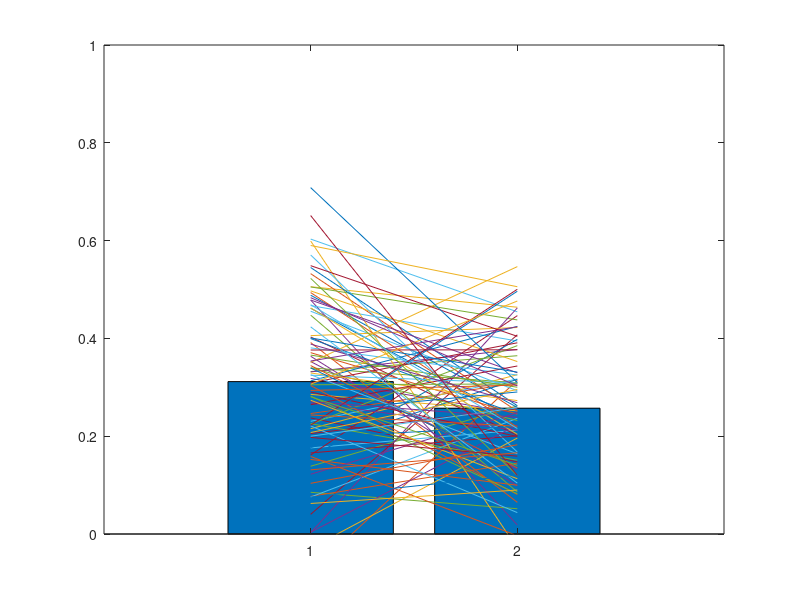

Source code (MATLAB):
% This code was used to generate the results shown in a paper by Staudigl & Hanslmayr
% (submitted to JoCN) entitled "Reactivation of neural patterns during memory reinstatement supports encoding specificity"
%
% The code contains a simple memory model to simulate the effects of sensory pattern reactivation on
% memory; This model is a modified version of a related model published in
% Staudigl, T., Vollmar, C., Noachtar, S., & Hanslmayr, S. (2015). Temporal-pattern similarity analysis reveals the beneficial and detrimental effects of context reinstatement on human memory. J Neurosci, 35(13), 5373-5384.
%

%% Generate Patterns for items;

nitems=100;

for n=1:nitems;
    xi=randperm(12);% Generate item (semantic) pattern 
    xsa=randperm(6);% Generate sensory pattern for auditory
    xsv=randperm(6);% Generate sensory patternf for visual
    ii = xi(1:3);
    sia = xsa(1:3);
    siv = xsv(1:3);
    templi = zeros(3,4);
    templsa = zeros(3,2);
    templsv = zeros(3,2);
    templi(ii)=1;
    templsa(sia)=1;
    templsv(siv)=1;
    items_sem(:,:,n) = templi; % Semantic pattern
    items_sensa(:,:,n) = templsa; % Sensory pattern (auditory)
    items_sensv(:,:,n) = templsv; % Sensory pattern (visual)
end

%% Investigate the effects of sensory memory reactivation

cond = 2;% controls whether match or mismatch condition is simulated; set to 1 for match, and 2 for mismatch
basenoise=10;% controls strength of baseline on reactivation patterns; Works best with values [1 ... 10]

% Strength of sensory reactivation - if value is high, encoded sensory patterns are restored with higher fidelity than if value is low
reactvex=[1 10];

% shuffle sensory patterns to create a mismatch between input and 
% reactivation pattern; This is done for mismatch only!
shuff=randperm(nitems); 

for l=1:length(reactvex);  % loop over reactivation strengths
    react=reactvex(l);
    for k=1:nitems;% loop over trials (number of items)
        templi=rand(3,4).*(basenoise/10);% empty template pattern containing just noise (to get away from ceiling)
        Csem=items_sem(:,:,k);% get semantic (item) input
        % get reactivated semantic item, which always overlaps with input pattern
        ritem=Csem;
        iic=find(Csem);% find activated subunits in input item pattern
        iir=find(ritem);% find activated subunits in reactivated item pattern 

        % Generate reactivated semantic (item) pattern with a little bit of noise
        Rsem=templi;
        Rsem(iic)=1;
       
        % Same procedure for auditory sensory pattern ...
        templs=rand(3,4).*(basenoise/10);
        rsens=items_sensa(:,:,k);% Reactivated pattern is always auditory pattern; because we simulate auditory encoding only;
        if cond == 1 % Match
            Csens=[rsens zeros(3,2)];% cue with auditory pattern, which here is the same as the reacivated pattern (=Match)
        else % Mismatch
            Csens=[zeros(3,2) items_sensv(:,:,k)];% cue with visual pattern, which here is a different one than the reactivated pattern (=mismatch)
        end
        sic=find(Csens);
        sir=find(rsens);
        for us=1:length(sir) 
            noises(us)=1-(rand(1,1)./react);% add noise on sensory pattern depending on strength of reactivation; High levels of reactivation --> low noise, low levels of reactivation --> high noise
        end
        Rsens=templs;
        Rsens(sir)=noises;
        % Correlate cue pattern with reactivated pattern; This is done
        % separately for item and sensory patterns ...
        R(k,1)=corr2(Csem,Rsem);
        R(k,2)=corr2(Csens,Rsens);
        Rsens(k,l)=R(k,2);
    end
    % ... and averaged; A mean correlation value accross item and sensory 
    % patterns (i.e. memory performance) is obtained for each trial
    Memper(:,l)=mean(R,2);
end

% calculate statistics and plot results
[H,P]=ttest(Memper(:,1),Memper(:,2))
figure;bar(mean(Memper));axis([0 3 0.7 1]);
hold on
plot([1 2],Memper);axis([0 3 0 1]);
hold off
 
